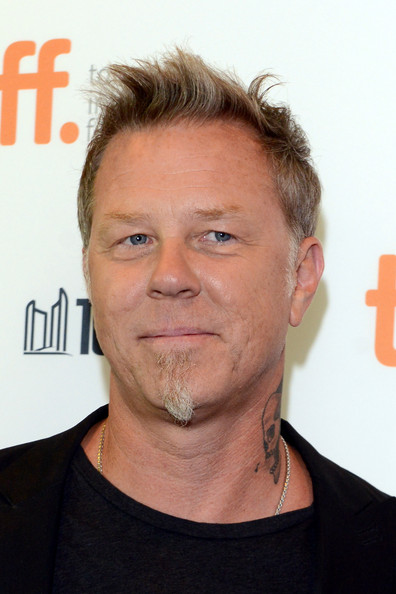
#> input picture Experiment/Subject01gtest.jpg, 396 x 594 px, given as the content of the folder hon27/Rahul_Basu_Code_Deploy/CODE/Resources/images/yalefaces, which was not available
$ python -i '3.faceRecognition on Images-WORKING_ASOF_7-23-2015.py'   (imports and definitions only)   (Python 2 division)
#> lines starting #> are read from the running program, lines starting #| are printed output that depends on the picture
# Import the required modules
import cv2, os
import numpy as np
from PIL import Image

# For face detection we will use the Haar Cascade provided by OpenCV.
cascadePath = "C:\\Python27\\Rahul_Basu_Code_Deploy\\CODE\\Resources\\Cascades\\haarcascade_frontalface_default.xml"
faceCascade = cv2.CascadeClassifier(cascadePath)

# For face recognition we will the the LBPH Face Recognizer
# [1 line that did not run here, left out]
def get_images_and_labels(path):
    # Append all the absolute image paths in a list image_paths
    # We will not read the image with the .sad extension in the training set
    # Rather, we will use them to test our accuracy of the training
    image_paths = [os.path.join(path, f) for f in os.listdir(path) if not f.endswith('.sad')]
    # images will contains face images
    images = []
    # labels will contains the label that is assigned to the image
    labels = []
    for image_path in image_paths:
        # Read the image and convert to grayscale
        image_pil = Image.open(image_path).convert('L')
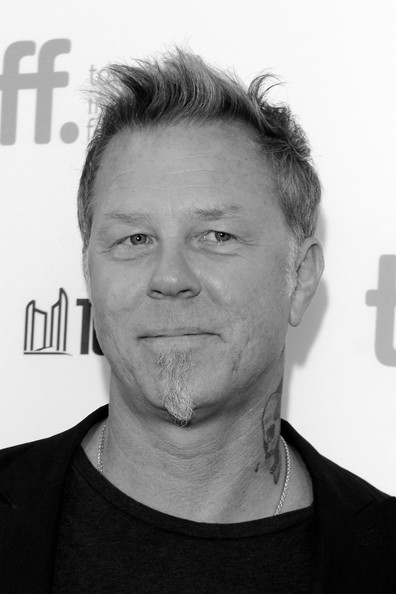
#> image_pil: PIL image 396x594 L; min 0, max 254, mean 150.2
        # Convert the image format into numpy array
        image = np.array(image_pil, 'uint8')
        # Get the label of the image
        nbr = int(os.path.split(image_path)[1].split(".")[0].replace("subject", ""))
        # Detect the face in the image
        faces = faceCascade.detectMultiScale(image)
        # If face is detected, append the face to images and the label to labels
        for (x, y, w, h) in faces:
            images.append(image[y: y + h, x: x + w])
            labels.append(nbr)
            cv2.imshow("Adding faces to traning set...", image[y: y + h, x: x + w])
            cv2.waitKey(50)
    # return the images list and labels list
    return images, labels

# Path to the Yale Dataset
path = 'C:\\Python27\\Rahul_Basu_Code_Deploy\\CODE\\Resources\\images\\yalefaces'
# Call the get_images_and_labels function and get the face images and the
# corresponding labels
# [1 line that did not run here, left out]
# [4 lines not run here, left out]

# Append the images with the extension .sad into image_paths
image_paths = [os.path.join(path, f) for f in os.listdir(path) if f.endswith('.sad')]
# [13 lines not run here, left out]

>>> result = get_images_and_labels('Experiment/Subject01gtest.jpg')
#> (the run stopped early here; a loop or call above may not have finished)

$ run again, on Experiment/Subject02gtest.jpg
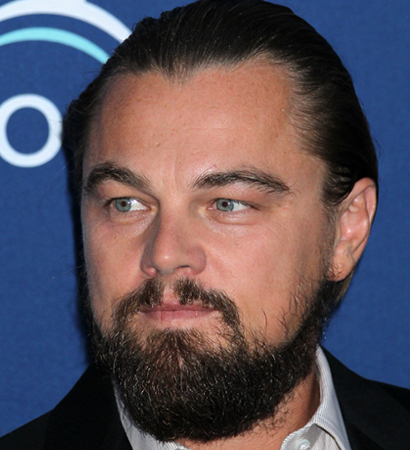
#> input picture Experiment/Subject02gtest.jpg, 410 x 450 px, given as the content of the folder hon27/Rahul_Basu_Code_Deploy/CODE/Resources/images/yalefaces, which was not available
#> in get_images_and_labels, `image_pil = Image.open(image_path).convert('L')`:
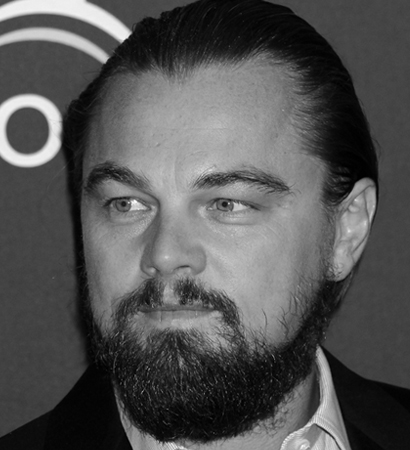
#> image_pil: PIL image 410x450 L; min 0, max 255, mean 83.7

$ run again, on Experiment/Subject01g.jpg
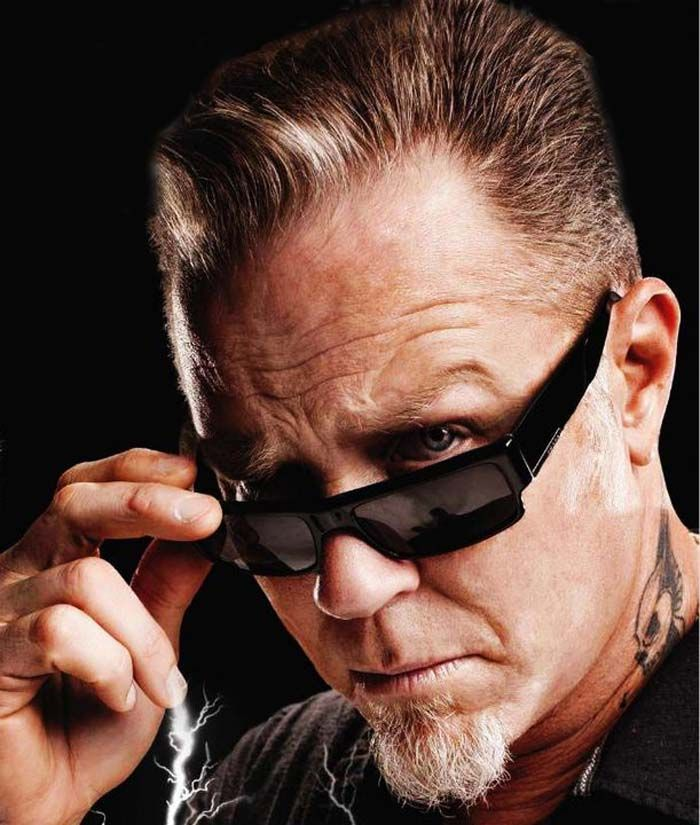
#> input picture Experiment/Subject01g.jpg, 700 x 825 px, given as the content of the folder hon27/Rahul_Basu_Code_Deploy/CODE/Resources/images/yalefaces, which was not available
#> in get_images_and_labels, `image_pil = Image.open(image_path).convert('L')`:
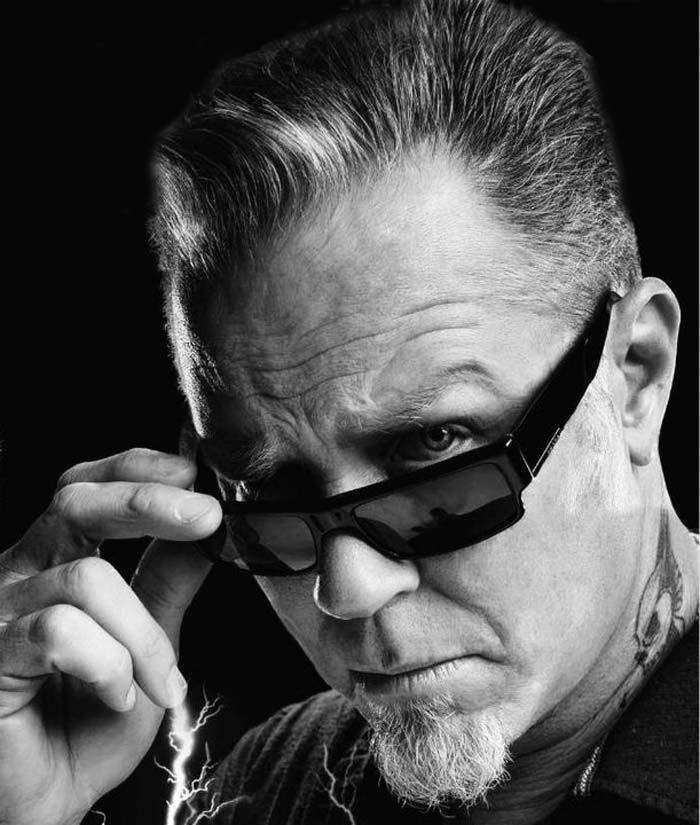
#> image_pil: PIL image 700x825 L; min 0, max 255, mean 79.7

$ run again, on Experiment/Subject01geg.jpg
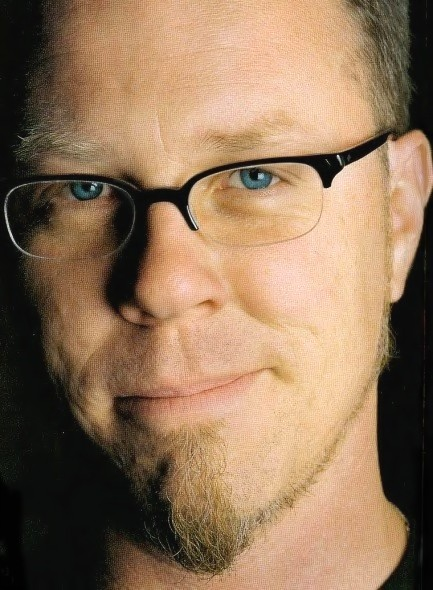
#> input picture Experiment/Subject01geg.jpg, 433 x 590 px, given as the content of the folder hon27/Rahul_Basu_Code_Deploy/CODE/Resources/images/yalefaces, which was not available
#> in get_images_and_labels, `image_pil = Image.open(image_path).convert('L')`:
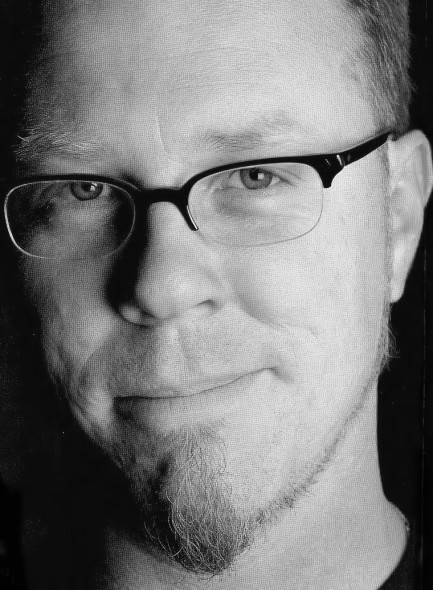
#> image_pil: PIL image 433x590 L; min 0, max 240, mean 122.4
